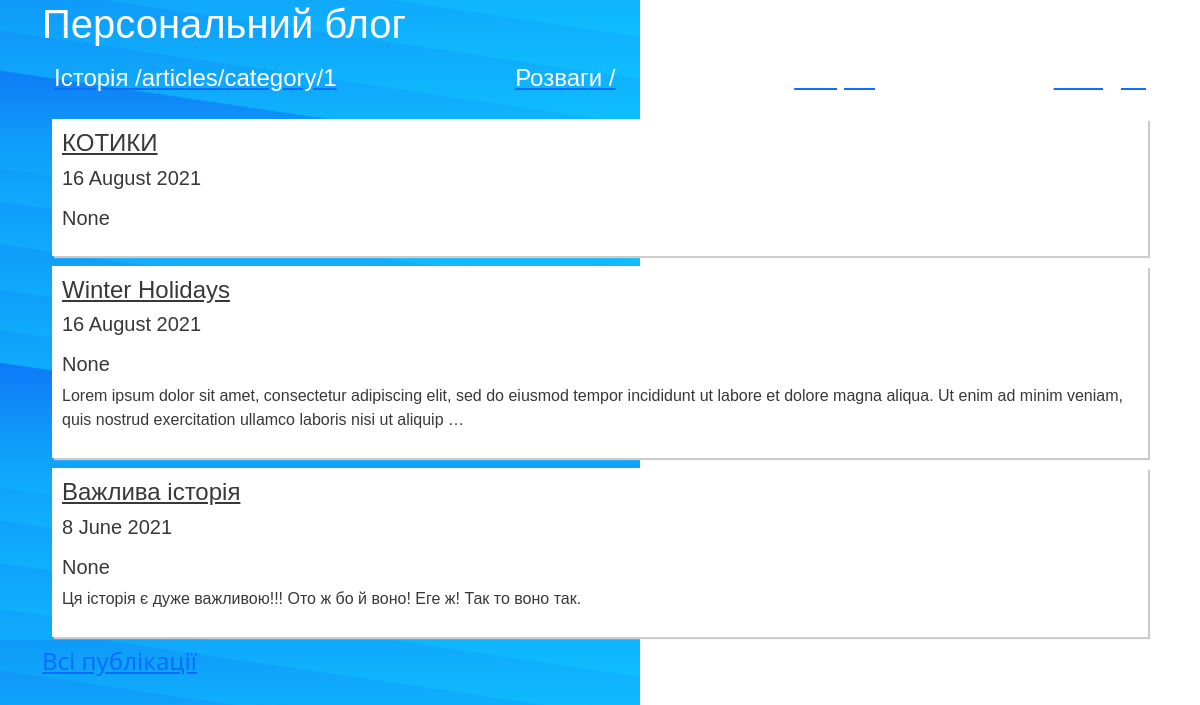
The app's page /, older data.
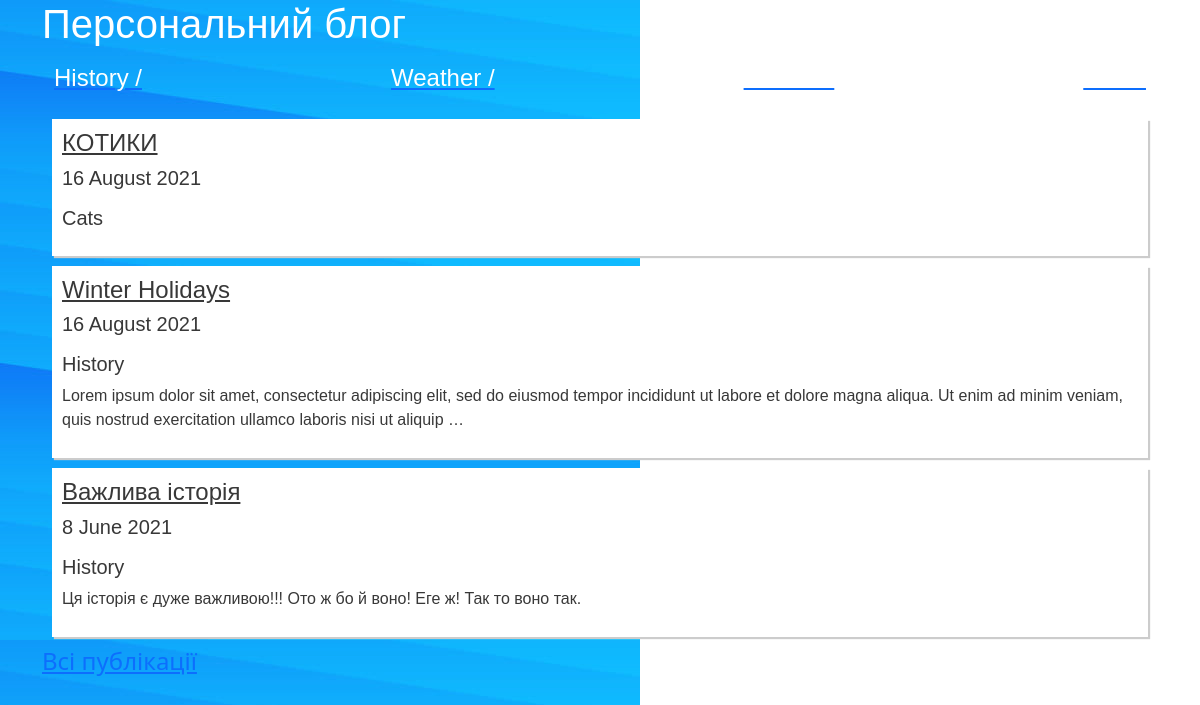
The same page, newer data.
### app_blog/models.py (models this page shows, shortened)
class Category(models.Model):
    category = models.CharField(u'Категорія',
        max_length=250, help_text=u'Максимум 250 символів')
    slug = models.SlugField(u'Слаг')
    objects = models.Manager()
    class Meta:
        verbose_name = u'Категорія для публікації'
        verbose_name_plural = u'Категорії для публікації'
    def __str__(self):
        return self.category
    def get_absolute_url(self):
        try:
            url = reverse('articles-category-list',
                        kwargs={'slug': self.slug})
        except:
            url = "/"
        return url

class Article(models.Model):
    title = models.CharField(u'Заголовок', max_length=250,
                help_text=u'Максимум 250 символів')
    description = models.TextField(blank=True,
                                verbose_name=u'Опис')
    pub_date = models.DateTimeField(u'Дата публікації',
                                default=timezone.now)
    slug = models.SlugField(u'Слаг',
                                unique_for_date='pub_date')
    main_page = models.BooleanField(u'Головна',
                                    default=False,
                help_text=u'Показувати на головній сторінці')
    category = models.ForeignKey(Category,
                                related_name='news',
                                blank=True,
                                null=True,
                                verbose_name=u'Категорія',
                                on_delete=models.CASCADE)
    objects = models.Manager()
    class Meta:
        ordering = ['-pub_date']
        verbose_name = u'Стаття'
        verbose_name_plural = u'Статті'
    def get_absolute_url(self):
        try:
            url = reverse('news-detail',
                            kwargs={
                        'year': self.pub_date.strftime("%Y"),
                        'month': self.pub_date.strftime("%m"),
                        'day': self.pub_date.strftime("%d"),
                        'slug': self.slug,
            })
        except:
            url = "/"
        return url

### app_blog/views.py (the view)
# urls.py: path(r'', HomePageView.as_view()),
class HomePageView(ListView):
    model = Article
    template_name = 'index.html'
    context_object_name = 'categories'
    def get_context_data(self, **kwargs):
        context = super(HomePageView,
                        self).get_context_data(**kwargs)
        context['articles'] =\
            Article.objects.filter(main_page=True)[:5]
        return context
    def get_queryset(self, *args, **kwargs):
        categories = Category.objects.all()
        return categories

### app_blog/templates/index.html (shortened to what this page needs)
{% extends "base.html" %}
{% load static %}
{% block content %}{% endblock %}

Row changes from the older to the newer data that the page shows:
removed Category: slug+category "Історія /articles/category/1 Розваги / Спорт / Погода / КОТИКИ 16 August 2021 None Winter Holidays 16 August 2021 None Lorem ipsum dolor sit amet, consectetur adipiscing elit, sed do eiusmod tempor incididunt ut labore et dolore magna aliqua. Ut enim ad minim veniam, quis nostrud exercitation ullamco laboris nisi ut aliquip … Важлива історія 8 June 2021 None Ця історія є дуже важливою!!! Ото ж бо й воно! Еге ж! Так то воно так. Всі публікації"
added Category: slug+category "History / Weather / Games / Cats / КОТИКИ 16 August 2021 Cats Winter Holidays 16 August 2021 History Lorem ipsum dolor sit amet, consectetur adipiscing elit, sed do eiusmod tempor incididunt ut labore et dolore magna aliqua. Ut enim ad minim veniam, quis nostrud exercitation ullamco laboris nisi ut aliquip … Важлива історія 8 June 2021 History Ця історія є дуже важливою!!! Ото ж бо й воно! Еге ж! Так то воно так. Всі публікації"
